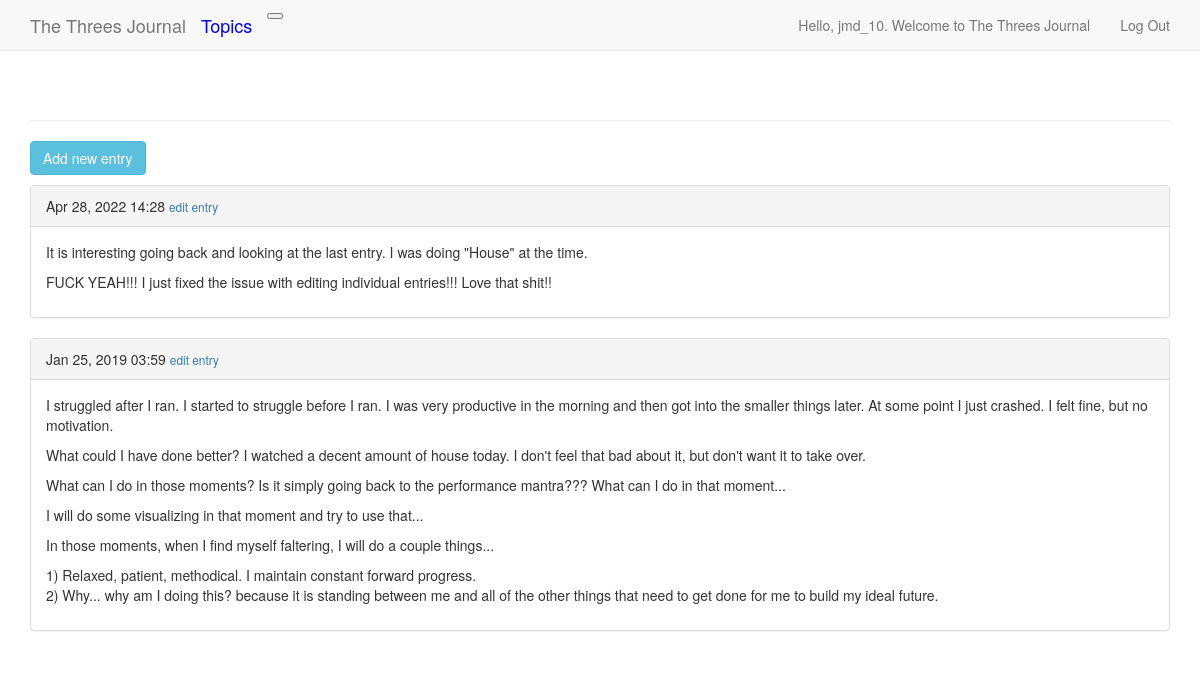
Page /topics/7/ (signed in) on the committed database.
### the_threes_tracker/models.py (models this page shows, shortened)
class Entry(models.Model):
    topic = models.ForeignKey(Topic, on_delete=models.CASCADE)
    text = models.TextField()
    date_added = models.DateTimeField(auto_now_add=True)
    class Meta:
        verbose_name_plural = 'entries'

### the_threes_tracker/views.py (the view)
# urls.py: path('topics/<int:topic_id>/', views.topic, name='topic'),
@login_required
def topic(request, topic_id):
    topic = get_object_or_404(Topic, id=topic_id)
    check_topic_owner(request, topic)
    entries = topic.entry_set.order_by('-date_added')
    context = {'topic': topic, 'entries': entries}
    return render(request, 'the_threes_tracker/topic.html', context)

### the_threes_tracker/views.py (called while the page is built)
def check_topic_owner(request, topic):
    if topic.owner != request.user:
        raise Http404

### the_threes_tracker/templates/the_threes_tracker/topic.html (shortened to what this page needs)
{% extends "the_threes_tracker/base.html" %}
{% load bootstrap3 %}
{% block content %}
  <p>
    <a href="{% url 'the_threes_tracker:new_entry' topic.id %}" class="btn btn-info" role="button">Add new entry</a>
  </p>
  {% for entry in entries %}
    <div class="panel panel-default">
      <div class="panel-heading">
          {{ entry.date_added|date:'M d, Y H:i' }}
          <small>
            <a href="{% url 'the_threes_tracker:edit_entry' entry.id %}">edit entry</a>
          </small>
      </div>
      <div class="panel-body">
        {{ entry.text|linebreaks }}
      </div>
    </div>
  {% empty %}
      There are no entries yet.
  {% endfor %}
{% endblock content %}

### the_threes_tracker/templates/the_threes_tracker/base.html (shortened to what this page needs)
{% load bootstrap3 %}
<!DOCTYPE html>
<html lang="en">
  <head>
    {% bootstrap_css %}
  </head>
  <body>
    <nav class="navbar navbar-default navbar-static-top">
      <div class="container">
        <div class="navbar-header">
          <a class="navbar-brand" href="{% url 'the_threes_tracker:index' %}">
              The Threes Journal</a>
          <a class="navbar-brand" style="color:blue" href="{% url 'the_threes_tracker:topics' %}">Topics</a>
          <button type="button" class="navbar-toogle collapsed"
              data-toggle="collapse" data-target="#navbar"
              aria-expanded="false" aria-controls="navbar">
          </button>
        </div>
        <div id="navbar" class="navbar-collapse collapse">
          <ul class="nav navbar-nav navbar-right">
            {% if user.is_authenticated %}
              <li><a>Hello, {{ user.username }}. Welcome to The Threes Journal</a></li>
              <li><a href="{% url 'users:logout' %}">Log Out</a></li>
            {% else %}
              <li><a href="{% url 'users:register' %}">register</a></li>
              <li><a href="{% url 'users:login' %}">Log In</a></li>
            {% endif %}
          </ul>
        </div>
      </div>
    </nav>
    <div class="container">
      <div class="page-header">
      </div>
      <div>
        {% block content %}{% endblock content %}
      </div>
    </div>
  </body>
</html>

### rows in the picture
Entry: date_added "Apr 28, 2022 14:28", text "It is interesting going back and looking at the last entry. I was doing \"House\" at the time. FUCK YEAH!!! I just fixed the issue with editing individual entries!!! Love that shit!!"
Entry: date_added "Jan 25, 2019 03:59", text "I struggled after I ran. I started to struggle before I ran. I was very productive in the morning and then got into the smaller things later. At some point I just crashed. I felt fine, but no motivation. What could I have done better? I watched a decent amount of house today. I don't feel that bad about it, but don't want it to take over. What can I do in those moments? Is it simply going back to the performance mantra??? What can I do in that moment... I will do some visualizing in that moment and try to use that... In those moments, when I find myself faltering, I will do a couple things... 1) Relaxed, patient, methodical. I maintain constant forward progress. 2) Why... why am I doing…"

### other values in the picture
{{ user.username }} "jmd_10"
